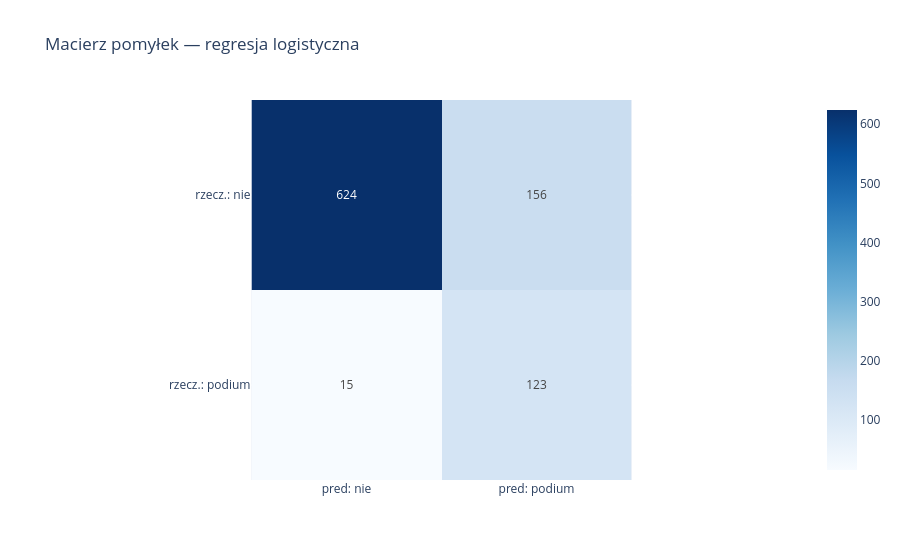

Notebook code for this chart:
### Markdown cell above
## Diagnostyka modelu głównego

Przyglądamy się trzem rzeczom: macierzy pomyłek, krzywym `ROC` oraz `Precision-Recall`, a na końcu współczynnikom modelu - by zobaczyć, które cechy najmocniej wpływają na szansę podium.

### Code cell
cm = confusion_matrix(y, pred_logit)
fig = px.imshow(cm, text_auto=True, color_continuous_scale='Blues',
                x=['pred: nie', 'pred: podium'],
                y=['rzecz.: nie', 'rzecz.: podium'],
                title='Macierz pomyłek — regresja logistyczna')
fig.show()

### Figure 1 — Plotly figure (JSON) as saved in the notebook; plotly's stock layout.template omitted (floating-point values rounded to 4 significant figures)
{"data": [{"coloraxis": "coloraxis", "hovertemplate": "x: %{x}<br>y: %{y}<br>color: %{z}<extra></extra>", "name": "0", "texttemplate": "%{z}", "type": "heatmap", "x": ["pred: nie", "pred: podium"], "xaxis": "x", "y": ["rzecz.: nie", "rzecz.: podium"], "yaxis": "y", "z": [[624, 156], [15, 123]]}], "layout": {"coloraxis": {"autocolorscale": false, "colorscale": [[0.0, "rgb(247,251,255)"], [0.125, "rgb(222,235,247)"], [0.25, "rgb(198,219,239)"], [0.375, "rgb(158,202,225)"], [0.5, "rgb(107,174,214)"], [0.625, "rgb(66,146,198)"], [0.75, "rgb(33,113,181)"], [0.875, "rgb(8,81,156)"], [1.0, "rgb(8,48,107)"]]}, "title": {"text": "Macierz pomyłek — regresja logistyczna"}, "xaxis": {"anchor": "y", "constrain": "domain", "domain": [0.0, 1.0], "scaleanchor": "y"}, "yaxis": {"anchor": "x", "autorange": "reversed", "constrain": "domain", "domain": [0.0, 1.0]}}}
